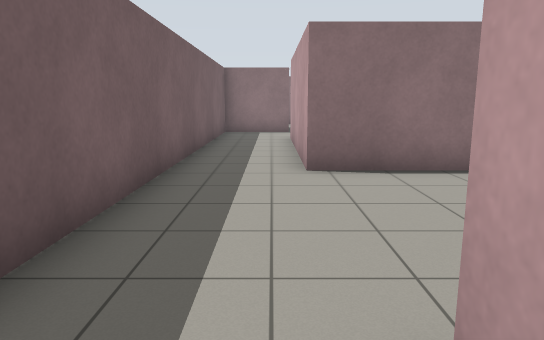
View 1 (above)

16 first-person views from a walk through a robot-simulator world made for Gazebo. The camera is 1.2 m above the floor, tilts 10° down and sees 70° across. The floor is counted in squares, 1 m on a side. Each view is taken from the middle of a square. On the plan, view 1 faces up. The plan holds only what a view shows up to about 15 squares ahead; the rest is blank.

View 2
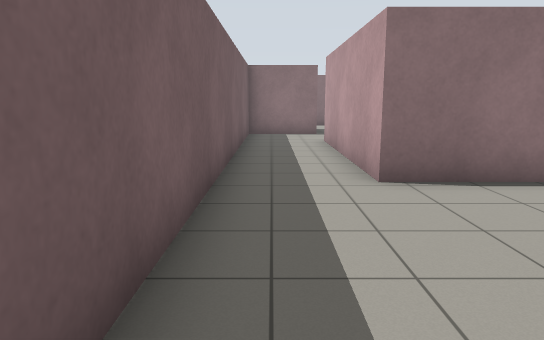

View 3
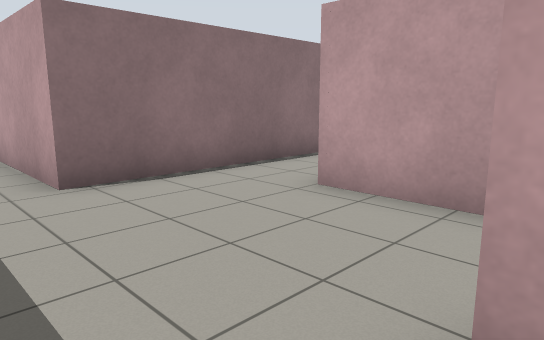

View 4
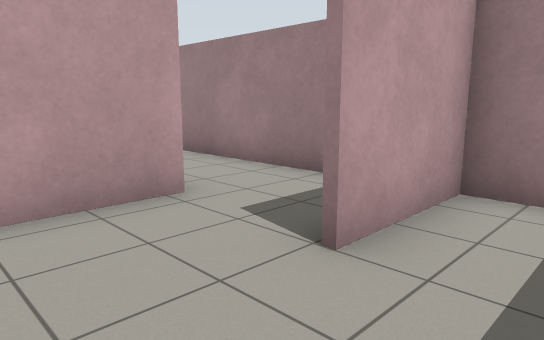

View 5
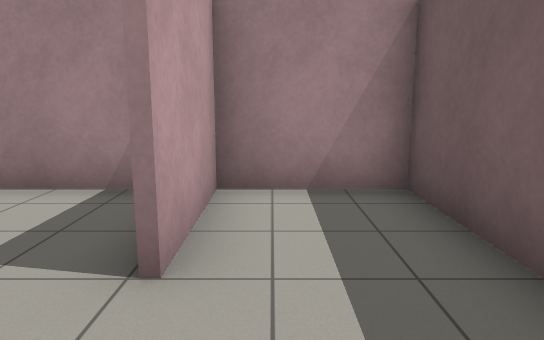

View 6
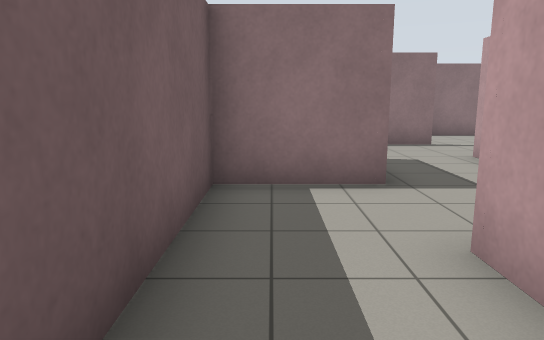

View 7
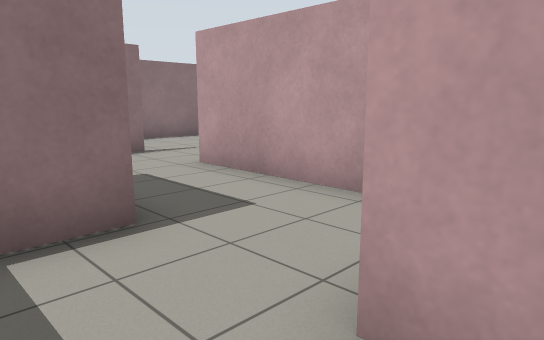

View 8
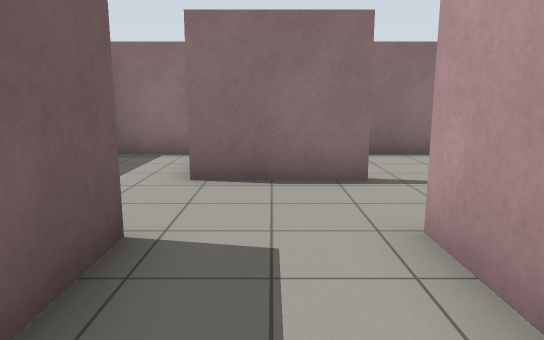

View 9
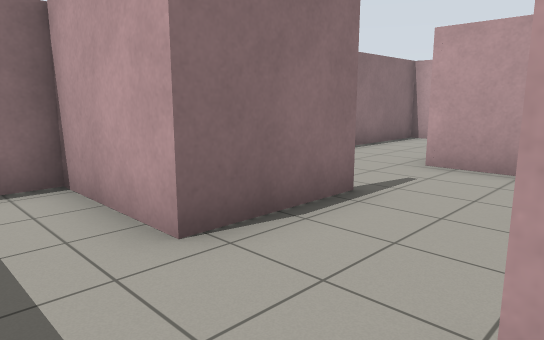

View 10
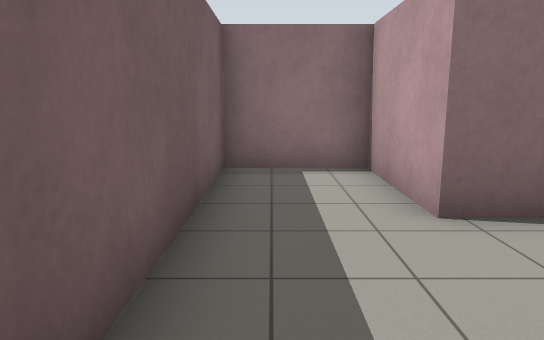

View 11
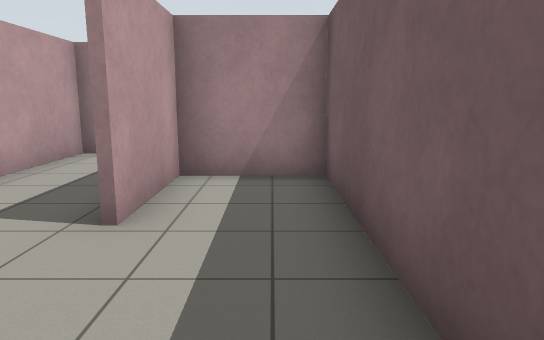

View 12
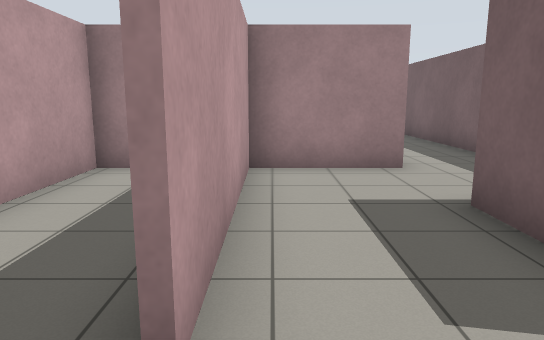

View 13
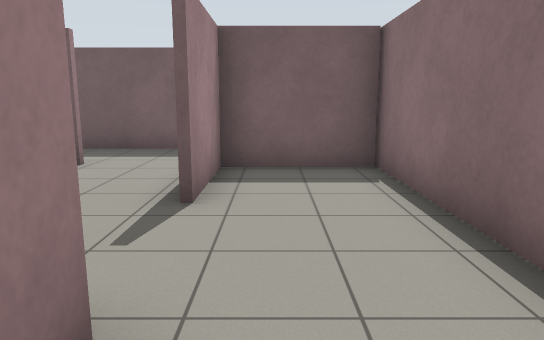

View 14
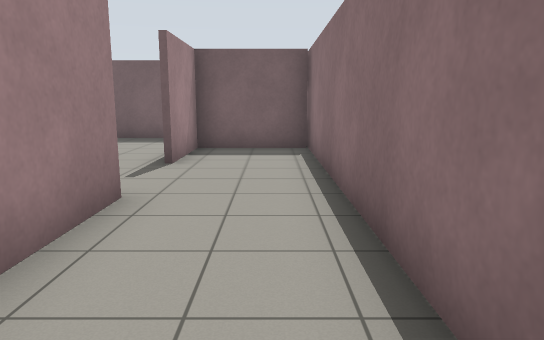

View 15
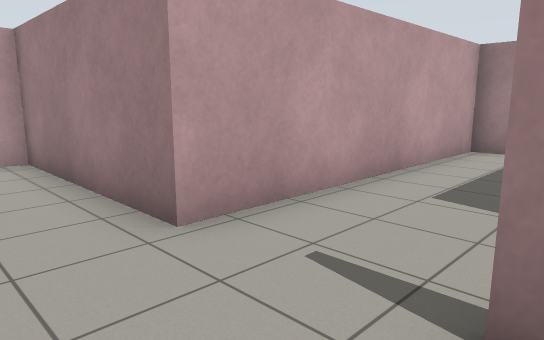

View 16
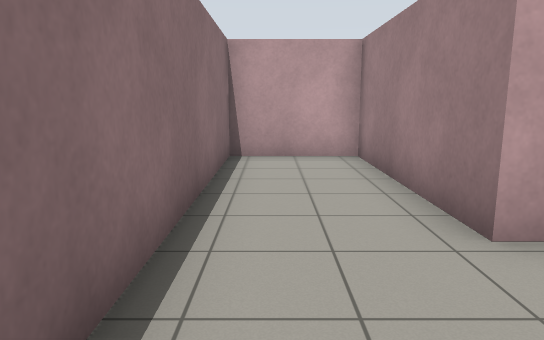

### Floor plan
Ten units are one square. View 1 is at (0, 0); x grows to the right and y downward. Boxes are objects, and circles mark ways between rooms. Rooms are numbered by the first view taken in them; rooms with no view inside come last. Other rooms are left out.
<svg viewBox="-24 -245 145 264">
<path fill="none" stroke="#000" d="M35 -67 6 -67 6 -130 15 -130M34 -11 34 -45M6 14 6 -15M7 -156 -19 -156M-19 -159 -19 13 9 13M7 -184 7 -156M35 -209 16 -209M15 -130 34 -130 34 -185M62 -130 62 -211M16 -209 6 -209 6 -240M11 -239 -19 -239 -19 -159M-19 -157 6 -157 6 -184M62 -211 116 -211 116 -239 11 -239M9 -240 9 -211 35 -211"/>
<circle cx="10" cy="-145" r="3" fill="#2a7"/>
<circle cx="10" cy="-195" r="3" fill="#2a7"/>
<circle cx="45" cy="-210" r="3" fill="#2a7"/>
<text x="0" y="-60">1</text>
<text x="30" y="-180">2</text>
<text x="0" y="-200">3</text>
<text x="60" y="-230">4</text>
</svg>
Room 1 opens to room 2. Room 2 opens to room 3. Room 2 opens to room 4.

Where each view was taken, in squares from view 1:
view 1: 0 up, 0 right, facing up
view 2: 1 up, 1 left, facing up
view 3: 1 up, 1 left, facing up-right
view 4: 4 up, 1 left, facing down-right
view 5: 4 up, 0 right, facing down
view 6: 10 up, 1 left, facing up
view 7: 12 up, 1 left, facing up-right
view 8: 15 up, 2 right, facing up
view 9: 18 up, 1 left, facing up-right
view 10: 17 up, 1 left, facing up
view 11: 22 up, 1 left, facing down
view 12: 20 up, 3 right, facing down
view 13: 22 up, 8 right, facing left
view 14: 23 up, 11 right, facing left
view 15: 23 up, 3 right, facing down-right
view 16: 23 up, 3 right, facing right
